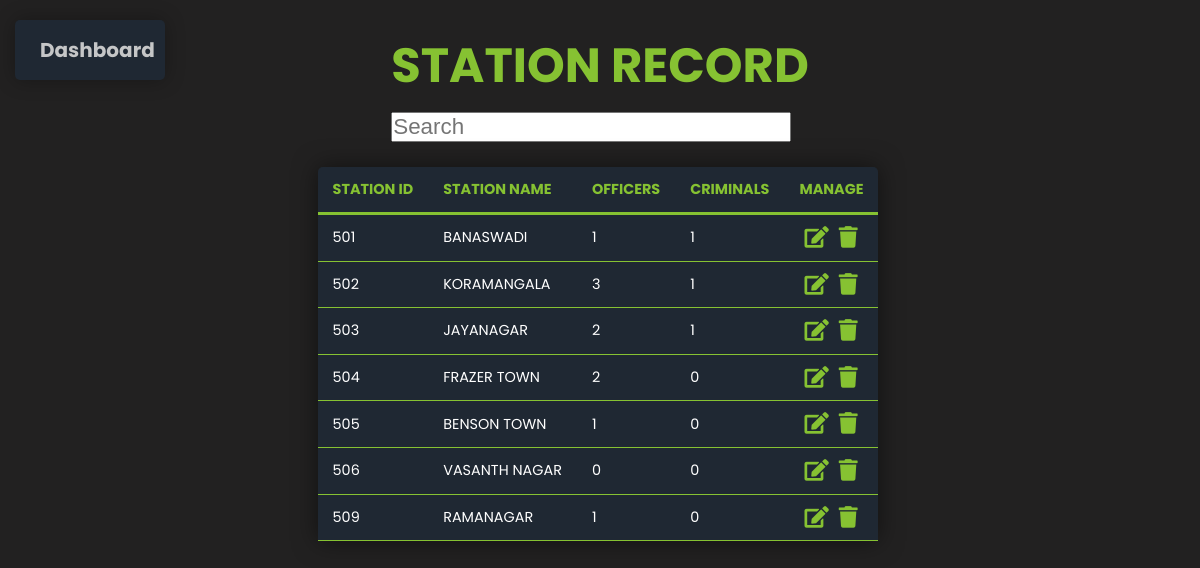
The app's page /php/manageposstn.php with its own data.
### tables this page shows
CREATE TABLE `station` (
  `STN_ID` int(10) NOT NULL,
  `STN_NAME` varchar(20) NOT NULL
);

### php/manageposstn.php (the view, shortened to what this page needs)
<?php
include_once "dbh.php";
$sql = "SELECT * FROM `station`";
$result = mysqli_query($conn, $sql);
if (mysqli_num_rows($result) > 0) {
?>
<html>
    <link rel="stylesheet" href="./styles/style.css">
    <link rel="stylesheet" href="https://cdnjs.cloudflare.com/ajax/libs/font-awesome/5.15.1/css/all.min.css" />
    <body class='abc'>
    <div class='top_div'>
    <form action="admindash.php" method="post">
    <button  type=submit class="button" >Dashboard</button>
    <h2 class='table-heading'>STATION RECORD</h2>
    <input type="text" id="search" name="search" placeholder="Search" autocomplete="off">
    </div>
    <section class='display_table'>
        <table class='content-table'>
            <thead>
                <tr>
                    <th>STATION ID</th>
                    <th>STATION NAME</th>
                    <th>OFFICERS</th>
                    <th>CRIMINALS</th>
                    <th>MANAGE</th>
                </tr>
            </thead>
        <?php
            while($rows = mysqli_fetch_assoc($result)) {
        ?>
                <tbody>
                    <tr>
                        <td><?php echo $sid=$rows['STN_ID']; ?></td>
                        <td><?php echo $rows['STN_NAME']; ?></td>
                        <?php $abc="SELECT * FROM `station`,`policeofficer`WHERE station.STN_ID=$sid and policeofficer.STN_ID =station.STN_ID";
                        $resultc = mysqli_query($conn,$abc);
                         $ro1 = mysqli_num_rows($resultc);?>
                        <td><?php echo $ro1; ?></td>
                         <?php $abcd="SELECT * FROM `criminal`,`pos` WHERE  pos.STN_ID=$sid and criminal.OFF_ID = pos.OFFID";
                         $resultcc = mysqli_query($conn,$abcd);
                         $ro2 = mysqli_num_rows($resultcc);?>
                        <td><?php echo $ro2; ?></td>
                        <?php echo "<td><a href=updateps.php?sid=".$rows['STN_ID']."&sname=".urlencode($rows['STN_NAME'])."><i class='fas fa-edit manage_icons'></i></a><a href=deleteps.php?sid=".$rows['STN_ID']."><i class='fas fa-trash manage_icons'></i></a></td>";?>
                    </tr>
                </tbody>
        <?php
        }
        ?>
    </section>
    </body>
</html>
<?php
}
else{
    echo "<script>
    window.location.href='admindash.php';
    alert('NO CRIMINALS TO DISPLAY!...GOOD JOB! ');
    </script>";
    exit();
}
?>

### styles/style.css (style rules this page uses)
.abc { background-color: #222121; }
.content-table { font-family: 'Poppins', sans-serif; border-collapse: collapse; margin: 25px 0; font-size: 0.9em; min-width: 400px; border-radius: 5px 5px 0 0; overflow: hidden; -webkit-box-shadow: 0 0 25px rgba(0, 0, 0, 0.5); box-shadow: 0 0 25px rgba(0, 0, 0, 0.5); }
.content-table thead tr { background-color: #1f2833; color: #86C232; text-align: left; font-weight: bold; border-bottom: #86C232 3px solid; }
.content-table tbody { background-color: #1f2833; }
.content-table th, .content-table td { padding: 12px 15px; }
.content-table tbody tr { border-bottom: 1px solid #86C232; color: #fff; }
.display_table { display: -webkit-box; display: -ms-flexbox; display: flex; -webkit-box-pack: center; -ms-flex-pack: center; justify-content: center; }
.manage_icons { font-size: 1.5em; color: #86C232; margin: 0px 5px; }
.table-heading { font-size: 6vh; color: #86C232; text-align: center; font-family: 'Poppins', sans-serif; margin: 30px 0px 10px 0px; }
.top_div { display: -webkit-box; display: -ms-flexbox; display: flex; -ms-flex-pack: distribute; justify-content: space-around; }
.top_div input { outline: none; width: 400px; font-size: 1.4em; }
* { margin: 0; padding: 0; -webkit-box-sizing: border-box; box-sizing: border-box; }
.button { display: inline-block; position: absolute; top: 20px; left: 15px; padding: 15px 25px; font-size: 20px; font-family: 'Poppins', sans-serif; cursor: pointer; font-weight: bold; width: 150px; height: 60px; text-align: center; text-decoration: none; outline: none; color: #C5C6C7; background-color: #1f2833; border: none; border-radius: 5px; -webkit-box-shadow: 0 0 20px rgba(0, 0, 0, 0.3); box-shadow: 0 0 20px rgba(0, 0, 0, 0.3); }

### records on screen
station: STN_ID "501", STN_NAME "BANASWADI", ro1 "1", ro2 "1"
station: STN_ID "502", STN_NAME "KORAMANGALA", ro1 "3", ro2 "1"
station: STN_ID "503", STN_NAME "JAYANAGAR", ro1 "2", ro2 "1"
station: STN_ID "504", STN_NAME "FRAZER TOWN", ro1 "2", ro2 "0"
station: STN_ID "505", STN_NAME "BENSON TOWN", ro1 "1", ro2 "0"
station: STN_ID "506", STN_NAME "VASANTH NAGAR", ro1 "0", ro2 "0"
station: STN_ID "509", STN_NAME "RAMANAGAR", ro1 "1", ro2 "0"
